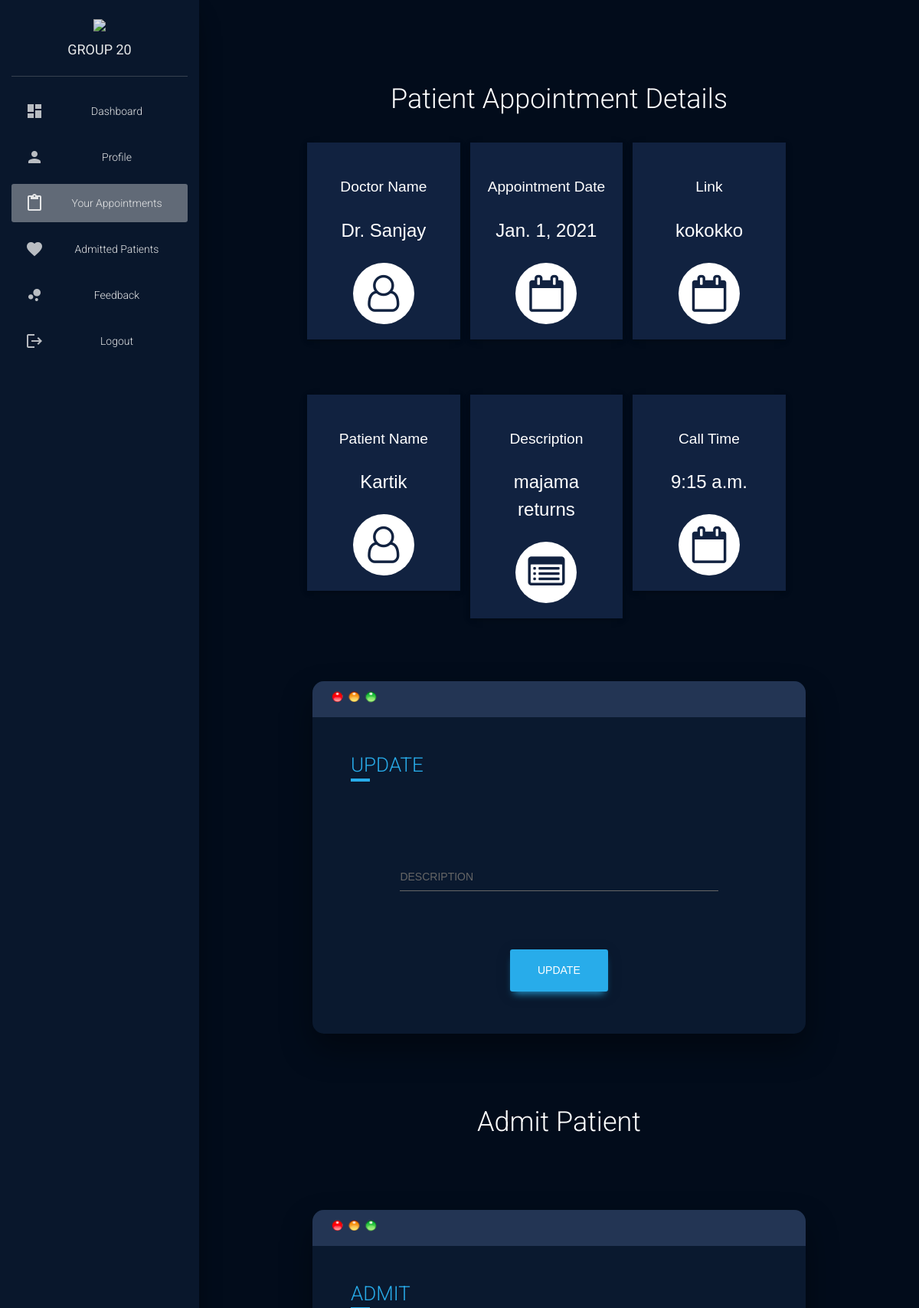
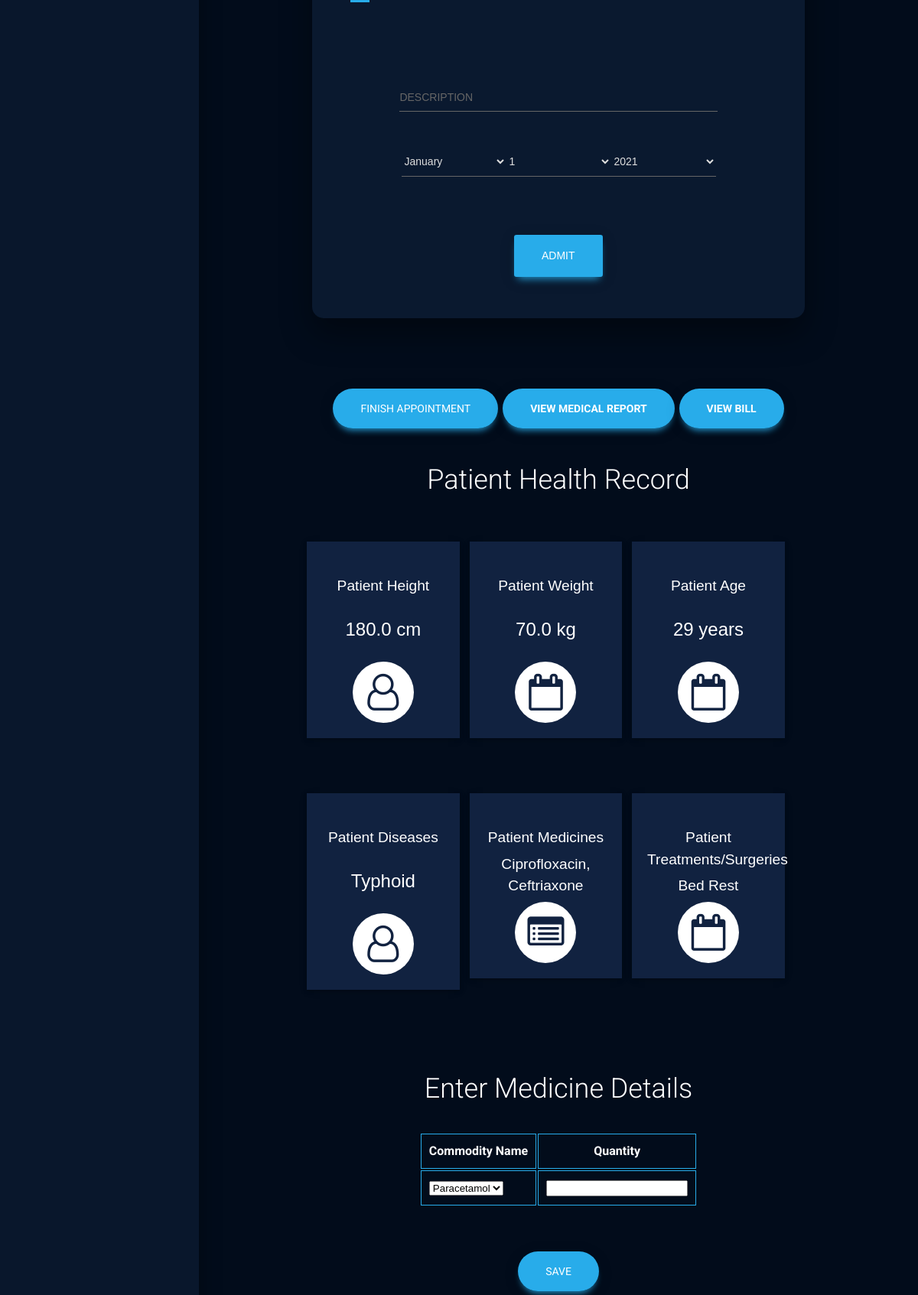
The app's page /hospital/bookapp_doc/2 (signed in, upper part) with its own data (2 pictures, top to bottom).
### hospital/models.py (models this page shows, shortened)
class Doctor(models.Model): #doctor details
    user =  models.ForeignKey(User, on_delete=models.CASCADE,related_name="Doctor") #user foreign key
    image = models.ImageField(default="default.png",upload_to="profile_pics")   #profile picture
    firstname = models.CharField(max_length=100,default='firstname')    #doctor firstname
    lastname = models.CharField(max_length=100,default='lastname')  #doctor lastname
    dob = models.DateField(default=datetime.date.today) #doctor date of birth
    address = models.CharField(max_length=300,default="address")    #doctor address
    city = models.CharField(max_length=100,default="city")  #doctor city
    country = models.CharField(max_length=100,default="country")    #doctor country
    postalcode = models.IntegerField(default=0) #doctor postalcode
    department= models.CharField(max_length=50,choices=departments,default='Cardiologist')  #doctor department from choices given as list
    status=models.BooleanField(default=False)   #doctor status(approved/on-hold)

class Appointment(models.Model):    #patient appointment details
    patient=models.ForeignKey(Patient, on_delete=models.CASCADE, related_name="PatientApp") #patient foreign key
    doctor=models.ForeignKey(Doctor, on_delete=models.CASCADE, related_name="DoctorApp")    #doctor foreign key
    description=models.TextField(max_length=500)    #description (symptoms/how to take medicines/causes/precautions)
    link=models.TextField(null=True, blank=True)    #video call room link
    calldate=models.DateField(null=True, blank=True)    #call date
    calltime=models.TimeField(null=True, blank=True)    #call time/slot
    status=models.BooleanField(default=False)   #appointment status(approved/on-hold)
    finished=models.BooleanField(default=False) #appointment finished/to-be-done

class Patient(models.Model):    #patient details
    user = models.ForeignKey(User, on_delete=models.CASCADE, related_name="Patient")    #user foreign key
    image = models.ImageField(default="default.png",upload_to="profile_pics",null=True, blank=True) #profile picture
    firstname = models.CharField(max_length=100,default='firstname')    #patient firstname
    lastname = models.CharField(max_length=100,default='lastname')  #patient lastname
    dob = models.DateField(default=datetime.date.today) #patient date of birth
    address = models.CharField(max_length=300,default="address")    #patient address
    city = models.CharField(max_length=100,default="city")  #patient city
    country = models.CharField(max_length=100,default="country")    #patient country
    postalcode = models.IntegerField(default=0) #patient postalcode
    status=models.BooleanField(default=False)   #patient status(approved/on-hold)

class PatHealth(models.Model):  #personal health details of patient
    patient=models.ForeignKey(Patient, on_delete=models.CASCADE, related_name="PatientHealth")  #patient foreign key
    height=models.FloatField(default=0) #patient height
    weight=models.FloatField(default=0) #patient weight
    diseases=models.CharField(max_length=2000,default='somediseases')   #patient diseases
    medicines=models.CharField(max_length=2000,default='somemedicines') #patient medicines
    ts=models.CharField(max_length=2000,default='treatments/surgery')   #patient treatments/surgeries
    status=models.BooleanField(default=False)   #field to determine whether this instance is filled by the patient or not. if it is not built, it is False and patient has to first fill it

### hospital/views.py (the view, shortened to what this page needs)
# urls.py: path('bookapp_doc/<int:pk>',views.appointment_details_particular_doc_view,name='bookapp_details_particular_doc.html'),
@login_required(login_url='login_doc.html')
def appointment_details_particular_doc_view(request,pk):
    if check_doctor(request.user):
        ad = Appointment.objects.filter(id=pk).first()  #get appointment
        pat=ad.patient
        doc=ad.doctor
        pathi = PatHealth.objects.filter(patient=pat).first()   #get patient health
        db = pat.dob
        med = Medicines.objects.all()
        today = date.today()
        ag =  today.year - db.year - ((today.month, today.day) < (db.month, db.day))    #get age
        det=[doc.firstname,pat.firstname,ad.calldate,ad.link,ad.calltime,ad.description,ad.pk,ad.finished]
        p_form = AppointmentEditForm()
        q_form = AdmitRegisterForm()
        return render(request,'hospital/Doctor/appointment_details_particular_doc.html',{'app':det,'p_form':p_form,'q_form':q_form,'pathi':pathi,'ag':ag,'med':med})
    else:
        auth.logout(request)
        return redirect('login_doc.html')

### hospital/templates/hospital/Doctor/appointment_details_particular_doc.html (shortened to what this page needs)
{% load static %}
<!DOCTYPE html>
<html lang="en">
<head>
  <link rel="stylesheet" href="https://maxcdn.bootstrapcdn.com/font-awesome/latest/css/font-awesome.min.css">
  <link href="{% static 'assets/css/material-dashboard.css'%}" rel="stylesheet" />
  <link href="{% static 'assets/css/form.css'%}" rel="stylesheet" />
</head>
<body id="jhamela" class="darkEdition lightEdition">
  {% include "hospital/Home/preloader.html" %}
  <div id="myDiv" class="animate-bottom wrapper" style="display:none;text-align: center;position: relative;">
    <div class="sidebar" data-color="azure" data-background-color="black" data-image="{% static 'assets/img/sidebar-1.jpg'%}">
    <div class="logo"><a href="#" class="simple-text logo-normal">
      <img src="https://www.iasplus.com/en/images/responsive/badges/g20/@@images/465e1ae9-46a0-4131-b3d0-984fcbb8233a.png">
      <br>
      GROUP 20
      </a></div>
    <div class="sidebar-wrapper">
      <ul class="nav">
        <li class="nav-item ">
          <a class="nav-link" href="{% url 'dashboard_doc.html' %}">
            <i class="material-icons">dashboard</i>
            <p>Dashboard</p>
          </a>
        </li>
        <li class="nav-item ">
          <a class="nav-link" href="{% url 'profile_doc.html' %}">
            <i class="material-icons">person</i>
            <p>Profile</p>
          </a>
        </li>
        <li class="nav-item active  ">
          <a class="nav-link" href="{% url 'bookapp_doc.html' %}">
            <i class="material-icons">content_paste</i>
            <p>Your Appointments</p>
          </a>
        </li>
        <li class="nav-item ">
          <a class="nav-link" href="{% url 'admit_details_doc.html' %}">
            <i class="material-icons">favorite</i>
            <p>Admitted Patients</p>
          </a>
        </li>
        <li class="nav-item ">
          <a class="nav-link" href="{% url 'feedback_doc.html' %}">
            <i class="material-icons">bubble_chart</i>
            <p>Feedback</p>
          </a>
        </li>
         <li class="nav-item ">
          <a class="nav-link" href="{% url 'logout' %}">
            <i class="material-icons">logout</i>
            <p>Logout</p>
          </a>
        </li>
      </ul>
    </div>
  </div>
    <div class="main-panel">
      <br><br><br>
      <h2 class="sps">Patient Appointment Details</h2>
      <div>
     <div class="market-updates" style="margin-left: 15%">
      <div class="col-md-4 market-update-gd">
      <div class="market-update-block clr-block-1 column">
        <div class="col-md-8 market-update-left">
          <h4>Doctor Name</h4>
           <h3>{{app.0}}</h3>
        </div>
        <div class="col-md-4 market-update-right">
          <i class="fa fa-user-o"> </i>
        </div>
      </div>
    </div>
    <div class="col-md-4 market-update-gd">
      <div class="market-update-block clr-block-2 column">
        <div class="col-md-8 market-update-left">
          <h4>Appointment Date</h4>
           <h3>{{app.2}}</h3>
        </div>
        <div class="col-md-4 market-update-right">
         <i class="fa fa-calendar-o" aria-hidden="true"></i>
        </div>
      </div>
    </div>
    <div class="col-md-4 market-update-gd">
      <div class="market-update-block clr-block-3 column">
        <div class="col-md-8 market-update-left">
          <h4>Link</h4>
           <h3>{{app.3}}</h3>
        </div>
        <div class="col-md-4 market-update-right">
          <i class="fa fa-calendar-o" aria-hidden="true"></i>
        </div>
      </div>
    </div>
  </div>
  <br><br><br>
  <div class="market-updates" style="margin-left: 15%">
    <div class="col-md-4 market-update-gd">
      <div class="market-update-block clr-block-1 column">
        <div class="col-md-8 market-update-left">
          <h4>Patient Name</h4>
           <h3>{{app.1}}</h3>
        </div>
        <div class="col-md-4 market-update-right">
           <i class="fa fa-user-o"> </i>
        </div>
      </div>
    </div>
    <div class="col-md-4 market-update-gd">
      <div class="market-update-block clr-block-2 column">
        <div class="col-md-8 market-update-left">
          <h4>Description</h4>
           <h3>{{app.5}}</h3>
        </div>
        <div class="col-md-4 market-update-right">
          <i class="fa fa-list-alt"></i>
        </div>
      </div>
    </div>
    <div class="col-md-4 market-update-gd">
      <div class="market-update-block clr-block-3 column">
        <div class="col-md-8 market-update-left">
          <h4>Call Time</h4>
           <h3>{{app.4}}</h3>
        </div>
        <div class="col-md-4 market-update-right">
          <i class="fa fa-calendar-o" aria-hidden="true"></i>
        </div>
      </div>
    </div>
  </div>
        <br>
        {% if app.3 and app.7 is False%}
        <br><br>
        <div class="container">
    <div class="screen" style="width: 70%;margin-left: auto;margin-right: auto;">
              <div class="screen-header">
                <div class="screen-header-left">
                  <img src="{% static 'assets/img/btn.png' %}" height="20px">
                </div>
              </div>
              <div class="screen-body">
                <div class="screen-body-item left">
                  <div class="app-title" style="text-align: left;color: #28acea">
                    <span>UPDATE</span>
                  </div>
                </div>
                <div class="screen-body-item" style="width: 80%;margin-left:auto;margin-right: auto">
                  <form class="app-form" method="POST" enctype="multipart/form-data">
                    {{ p_form.as_p}}
                    <input type="submit" value="Update" class='btn btn-primary btn-lg' style="margin-top: 30px">
                  </form>
                </div>
              </div>
            </div>
          </div>
        <br><br>
        <h2 class="sps">Admit Patient</h2>
        <br><br>
        <div class="container">
    <div class="screen" style="width: 70%;margin-left: auto;margin-right: auto;">
              <div class="screen-header">
                <div class="screen-header-left">
                  <img src="{% static 'assets/img/btn.png' %}" height="20px">
                </div>
              </div>
              <div class="screen-body">
                <div class="screen-body-item left">
                  <div class="app-title" style="text-align: left;color: #28acea">
                    <span>ADMIT</span>
                  </div>
                </div>
                <div class="screen-body-item" style="width: 80%;margin-left:auto;margin-right: auto">
                  <form class="app-form" method="POST" enctype="multipart/form-data">
                    {{ q_form.as_p}}
                    <input type="submit" value="Admit" class='btn btn-primary btn-lg' style="margin-top: 30px">
                  </form>
                </div>
              </div>
            </div>
          </div>
        {% if app.7 is False %}
        <br><br><br><br>
        <a class="btn btn-primary btn-round btn-lg sps" href="{% url 'endappointment_doc' app.6  %}">Finish Appointment</a>
        {% endif %}
        <a class="btn btn-primary btn-round btn-lg sps" href="{% url 'report_apt.html' app.6 %}" target="_blank"><b>View Medical Report</b></a>
        <a class="btn btn-primary btn-round btn-lg sps" href="{% url 'bill_apt.html' app.6 %}" target="_blank"><b>View Bill</b></a>
        {% endif %}
        <br><br>
        <h2 class="sps">Patient Health Record</h2>
        <br>
        <center>
         <div>
  <div class="market-updates" style="margin-left: 15%">
    <div class="col-md-4 market-update-gd">
      <div class="market-update-block clr-block-1 column">
        <div class="col-md-8 market-update-left">
          <h4>Patient Height</h4>
           <h3>{{pathi.height}} cm</h3>
        </div>
        <div class="col-md-4 market-update-right">
          <i class="fa fa-user-o"> </i>
        </div>
      </div>
    </div>
    <div class="col-md-4 market-update-gd">
      <div class="market-update-block clr-block-2 column">
        <div class="col-md-8 market-update-left">
          <h4>Patient Weight</h4>
           <h3>{{pathi.weight}} kg</h3>
        </div>
        <div class="col-md-4 market-update-right">
         <i class="fa fa-calendar-o" aria-hidden="true"></i>
        </div>
      </div>
    </div>
    <div class="col-md-4 market-update-gd">
      <div class="market-update-block clr-block-3 column">
        <div class="col-md-8 market-update-left">
          <h4>Patient Age</h4>
           <h3>{{ag}} years</h3>
        </div>
        <div class="col-md-4 market-update-right">
          <i class="fa fa-calendar-o" aria-hidden="true"></i>
        </div>
      </div>
    </div>
  </div>
  <br><br><br>
  <div class="market-updates" style="margin-left: 15%">
    <div class="col-md-4 market-update-gd">
      <div class="market-update-block clr-block-1 column">
        <div class="col-md-8 market-update-left">
          <h4>Patient Diseases</h4>
           <h3>{{pathi.diseases}}</h3>
        </div>
        <div class="col-md-4 market-update-right">
           <i class="fa fa-user-o"> </i>
        </div>
      </div>
    </div>
    <div class="col-md-4 market-update-gd">
      <div class="market-update-block clr-block-2 column">
        <div class="col-md-8 market-update-left">
          <h4>Patient Medicines</h4>
           <h4>{{pathi.medicines}}</h4>
        </div>
        <div class="col-md-4 market-update-right">
          <i class="fa fa-list-alt"></i>
        </div>
      </div>
    </div>
    <div class="col-md-4 market-update-gd">
      <div class="market-update-block clr-block-3 column">
        <div class="col-md-8 market-update-left">
          <h4>Patient Treatments/Surgeries</h4>
           <h4>{{pathi.ts}}</h4>
        </div>
        <div class="col-md-4 market-update-right">
          <i class="fa fa-calendar-o" aria-hidden="true"></i>
        </div>
      </div>
    </div>
  </div>
  </center>
        <br><br><br>
    </div>
    <h2 class="sps">Enter Medicine Details</h2>
        <center>
        <table class="sps">
          <thead>
              <tr class="sps">
                  <th class="sps">Commodity Name </th>
                  <th class="sps">Quantity</th>
              </tr>
          </thead>
              <tr>
                  <td class="sps">
                    <select id="comm">
                      {% for k in med %}
                      <option value="{{ k.name }}">{{ k.name }}</option>
                      {% endfor %}
                    </select>
                  </td>
                  <td class="sps"><input type="Number" id="quan" ></td>
              </tr>
        </table>
        <br><br><br>
        <a class="btn btn-primary btn-round btn-lg" onclick="add_charge()">Save</a>
        </center>
      <br><br><br><br><br><br><br><br><br><br><br><br>
      {% include "hospital//Doctor/footer.html" %}
    </div>
  </div>
</body>
</html>

### records on screen
Doctor: firstname "Dr. Sanjay"
Appointment: calldate "Jan. 1, 2021", link "kokokko", description "majama returns", calltime "9:15 a.m."
Patient: firstname "Kartik"
PatHealth: height "180.0", weight "70.0", diseases "Typhoid", medicines "Ciprofloxacin, Ceftriaxone", ts "Bed Rest"

### other values on screen
form field value "Paracetamol"
